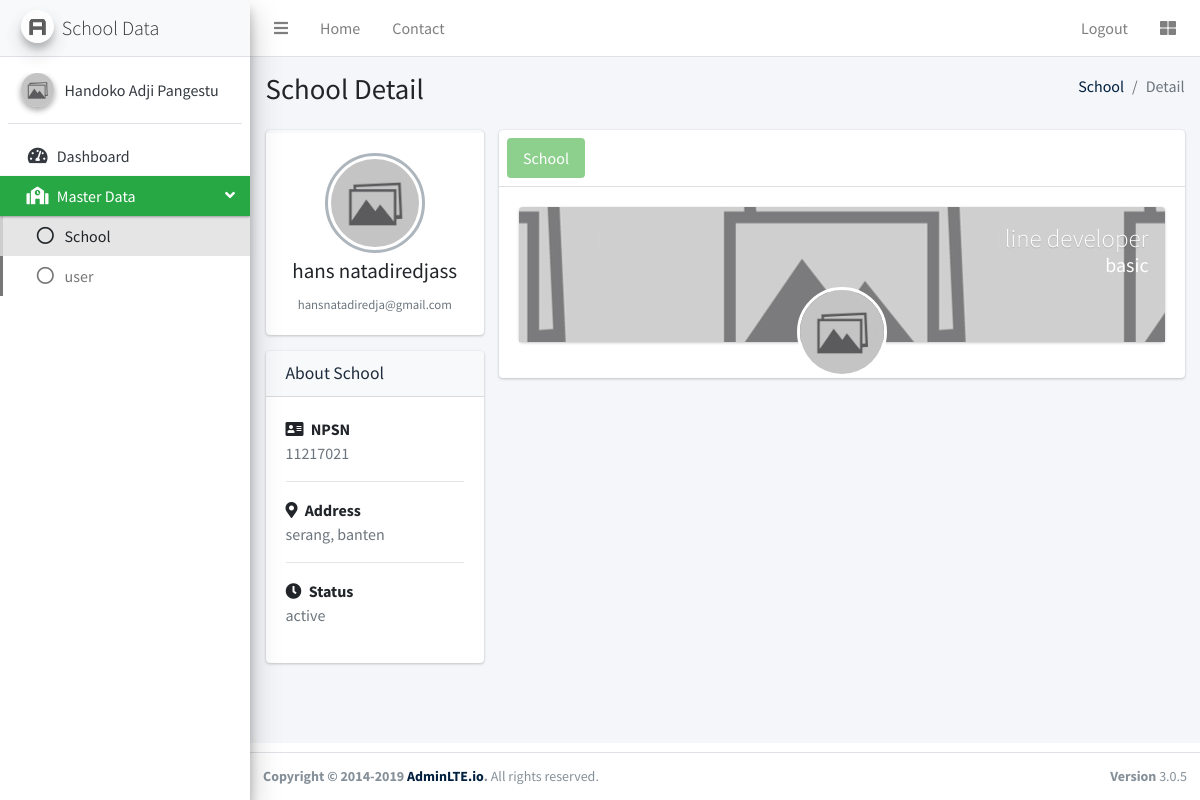
/4/resources/pages/admin/school_show.php?id=8 (signed in), run on the app's committed database.
### tables this page shows
CREATE TABLE `user` (
  `id` int(11) NOT NULL,
  `name` varchar(45) NOT NULL,
  `email` varchar(90) NOT NULL,
  `password` varchar(255) NOT NULL
);

CREATE TABLE `school_tb` (
  `id` int(11) NOT NULL,
  `NPSN` varchar(55) NOT NULL,
  `name_school` varchar(128) NOT NULL,
  `address` text NOT NULL,
  `logo_school` varchar(128) NOT NULL,
  `school_level` varchar(128) NOT NULL,
  `status_school` enum('active','deactive') NOT NULL,
  `user_id` int(11) NOT NULL
);

### 4/resources/config/functions.php (called while the page is built, shortened)
<?php
$host = 'localhost';
$username = 'root';
$password = '';
$database = '2021_project_dumbways';
$conn = mysqli_connect($host, $username, $password, $database);
function query($query)
{
  global $conn;
  $result = mysqli_query($conn, $query);
  $rows = [];
  while ($row = mysqli_fetch_assoc($result)) {
    $rows[] = $row;
  }
  return $rows;
}

### 4/resources/pages/admin/school_show.php (the view, shortened to what this page needs)
<?php
require '../../config/functions.php';
$page = 'school';
$email = $_SESSION['email'];
$user = query("SELECT * FROM user WHERE email = '$email' ")[0];
$id = $_GET["id"];
$school = query("SELECT * FROM school_tb JOIN user ON `school_tb`.`user_id` = `user`.`id` WHERE `school_tb`.`id` = $id")[0];
?>
<!DOCTYPE html>
<html>
<head>
  <link rel="stylesheet" href="../../../public_html/vendors/adminlte/plugins/fontawesome-free/css/all.min.css" />
  <link rel="stylesheet" href="https://code.ionicframework.com/ionicons/2.0.1/css/ionicons.min.css" />
  <link rel="stylesheet" href="../../../public_html/vendors/adminlte/plugins/tempusdominus-bootstrap-4/css/tempusdominus-bootstrap-4.min.css" />
  <link rel="stylesheet" href="../../../public_html/vendors/adminlte/plugins/icheck-bootstrap/icheck-bootstrap.min.css" />
  <link rel="stylesheet" href="../../../public_html/vendors/adminlte/plugins/jqvmap/jqvmap.min.css" />
  <link rel="stylesheet" href="../../../public_html/vendors/adminlte/dist/css/adminlte.min.css" />
  <link rel="stylesheet" href="../../../public_html/vendors/adminlte/plugins/overlayScrollbars/css/OverlayScrollbars.min.css" />
  <link rel="stylesheet" href="../../../public_html/vendors/adminlte/plugins/daterangepicker/daterangepicker.css" />
  <link rel="stylesheet" href="../../../public_html/vendors/adminlte/plugins/summernote/summernote-bs4.css" />
  <link rel="stylesheet" href="../../../public_html/vendors/adminlte/plugins/datatables-bs4/css/dataTables.bootstrap4.min.css" />
  <link rel="stylesheet" href="../../../public_html/vendors/adminlte/plugins/datatables-responsive/css/responsive.bootstrap4.min.css" />
  <link rel="stylesheet" href="../../../public_html/vendors/adminlte/plugins/sweetalert2-theme-bootstrap-4/bootstrap-4.min.css" />
  <link rel="stylesheet" href="../../../public_html/vendors/adminlte/plugins/toastr/toastr.min.css" />
  <link rel="stylesheet" href="../../../public_html/vendors/pos/css/style.css" />
</head>
<body class="sidebar-mini layout-fixed layout-footer-fixed accent-navy">
  <div class="wrapper">
    <nav class="main-header navbar navbar-expand accent-navy navbar-light navbar-white">
      <?php include("../components/admin/header.php"); ?>
    </nav>
    <aside class="main-sidebar elevation-4 sidebar-light-success">
      <?= include("../components/admin/sidebar.php"); ?>
    </aside>
    <div class="content-wrapper">
      <section class="content-header">
        <div class="container-fluid">
          <div class="row mb-2">
            <div class="col-sm-6">
              <h1>School Detail</h1>
            </div>
            <div class="col-sm-6">
              <ol class="breadcrumb float-sm-right">
                <li class="breadcrumb-item"><a href="school.php">School</a></li>
                <li class="breadcrumb-item active">Detail</li>
              </ol>
            </div>
          </div>
        </div>
      </section>
      <section class="content">
        <div class="container-fluid">
          <div class="row">
            <?php if (isset($school)) : ?>
              <div class="col-md-3">
                <div class="card card-light card-outline">
                  <div class="card-body box-profile">
                    <div class="text-center">
                      <img class="profile-user-img img-fluid img-circle" src="../../../public_html/vendors/pos/img/default.jpg" alt="User profile picture" />
                    </div>
                    <h3 class="profile-username text-center">
                      <?= $school['name']; ?>
                    </h3>
                    <center>
                      <small class="text-muted text-center"><?= $school['email']; ?></small>
                    </center>
                  </div>
                </div>
                <div class="card card-light">
                  <div class="card-header">
                    <h3 class="card-title">About School</h3>
                  </div>
                  <div class="card-body">
                    <strong><i class="fas fa-address-card mr-1"></i> NPSN</strong>
                    <p class="text-muted">
                      <?= $school['NPSN']; ?>
                    </p>
                    <hr />
                    <strong><i class="fas fa-map-marker-alt mr-1"></i>
                      Address</strong>
                    <p class="text-muted"><?= $school['address']; ?></p>
                    <hr />
                    <strong><i class="fas fa-clock mr-1"></i> Status</strong>
                    <p class="text-muted"><?= $school['status_school']; ?></p>
                  </div>
                </div>
              </div>
              <div class="col-md-9">
                <div class="card mb-3">
                  <div class="card-header p-2">
                    <ul class="nav nav-pills">
                      <li class="nav-item">
                        <a class="nav-link active" href="#market" data-toggle="tab">School</a>
                      </li>
                    </ul>
                  </div>
                  <div class="card-body">
                    <div class="tab-content">
                      <div class="active tab-pane" id="market">
                        <div class="card card-widget widget-user">
                          <div class="widget-user-header text-white" style="background: url('../../../public_html/images/<?= $school['logo_school']; ?>') center center; opacity:0.8;">
                            <h3 class="widget-user-username text-right"><?= $school['name_school']; ?></h3>
                            <h5 class="widget-user-desc text-right"><?= $school['school_level']; ?></h5>
                          </div>
                          <div class="widget-user-image">
                            <img class="img-circle" src="../../../public_html/images/<?= $school['logo_school']; ?>" alt="User Avatar">
                          </div>
                        </div>
                      </div>
                    </div>
                  </div>
                </div>
              </div>
            <?php else : ?>
              <div class="col text-center">
                <h2 class="text-center">Data tidak ada</h2>
              </div>
            <?php endif; ?>
          </div>
        </div>
      </section>
    </div>
    <footer class="main-footer text-sm">
      <div class="float-right d-none d-sm-block"><b>Version</b> 3.0.5</div>
      <strong>Copyright &copy; 2014-2019
        <a href="http://adminlte.io">AdminLTE.io</a>.</strong>
      All rights reserved.
    </footer>
  </div>
</body>
</html>

### 4/resources/pages/components/admin/sidebar.php
<a href="../../pages/admin/dashboard.php" class="brand-link navbar-light">
  <img src="../../../public_html/vendors/adminlte/dist/img/AdminLTELogo.png" alt="AdminLTE Logo" class="brand-image img-circle elevation-3" style="opacity: 0.8;" />
  <span class="brand-text font-weight-light">School Data</span>
</a>
<div class="sidebar">
  <div class="user-panel mt-3 pb-3 mb-3 d-flex">
    <div class="image">
      <img src="../../../public_html/vendors/pos/img/default.jpg" class="img-circle elevation-2" alt="User Image" />
    </div>
    <div class="info">
      <a href="#" class="d-block"><?= $user['name']; ?></a>
    </div>
  </div>
  <nav class="mt-2">
    <ul class="nav nav-pills nav-sidebar flex-column nav-flat nav-child-indent" data-widget="treeview" role="menu" data-accordion="false">
      <li class="nav-item">
        <a href="dashboard.php" class="nav-link <?= $page == "dashboard" ? "active" : null; ?>">
          <i class="nav-icon fas fa-tachometer-alt"></i>
          <p>
            Dashboard
          </p>
        </a>
      </li>
      <li class="nav-item has-treeview <?= $page == "school" || $page == "user" ? "menu-open" : null; ?>">
        <a href="#" class="nav-link <?= $page == "school" || $page == "user" ? "active" : null; ?>">
          <i class="nav-icon fas fa-school"></i>
          <p>
            Master Data
            <i class="fas fa-angle-left right"></i>
          </p>
        </a>
        <ul class="nav nav-treeview">
          <li class="nav-item has-treeview">
            <a href="school.php" class="nav-link <?= $page == "school" ? "active" : null; ?>">
              <i class="far fa-circle nav-icon"></i>
              <p>
                School
              </p>
            </a>
          </li>
        </ul>
        <ul class="nav nav-treeview">
          <li class="nav-item has-treeview">
            <a href="user.php" class="nav-link <?= $page == "user" ? "active" : null; ?>">
              <i class="far fa-circle nav-icon"></i>
              <p>
                user
              </p>
            </a>
          </li>
        </ul>
      </li>
    </ul>
  </nav>
</div>

### data on the page
user: name "Handoko Adji Pangestu"
school_tb: user.name "hans natadiredjass", user.email "hansnatadiredja@gmail.com", NPSN "11217021", address "serang, banten", status_school "active", logo_school (placeholder picture), name_school "line developer", school_level "basic"
